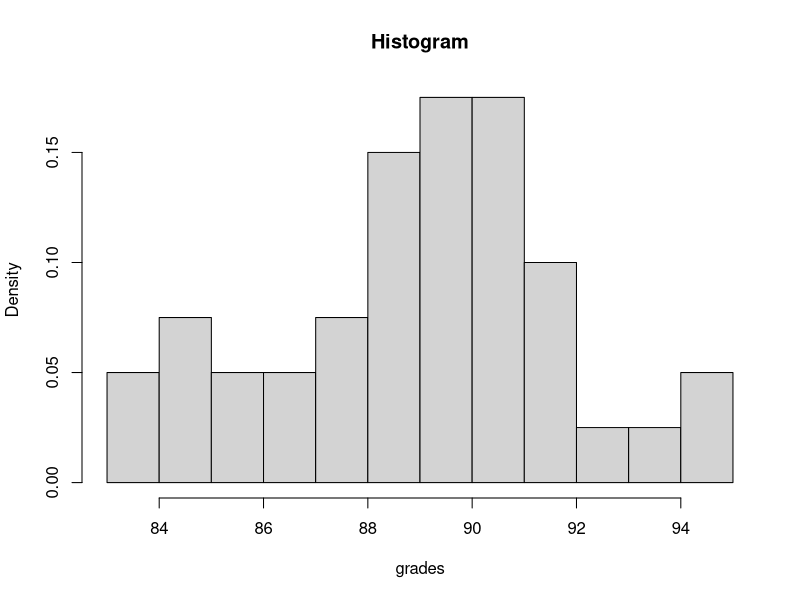

R code for this plot:
grades <- c(
				94, 90, 92, 91, 91, 86, 89, 91, 91, 90, 90,
				93,	87, 90, 91, 92, 89, 86, 89, 90, 88, 95,
				91, 88,	89, 92, 87, 89, 95, 92, 85, 91, 85,
				89, 88, 84, 85, 90, 90, 83)

hist(grades, breaks = 10, freq = FALSE, main = "Histogram")
